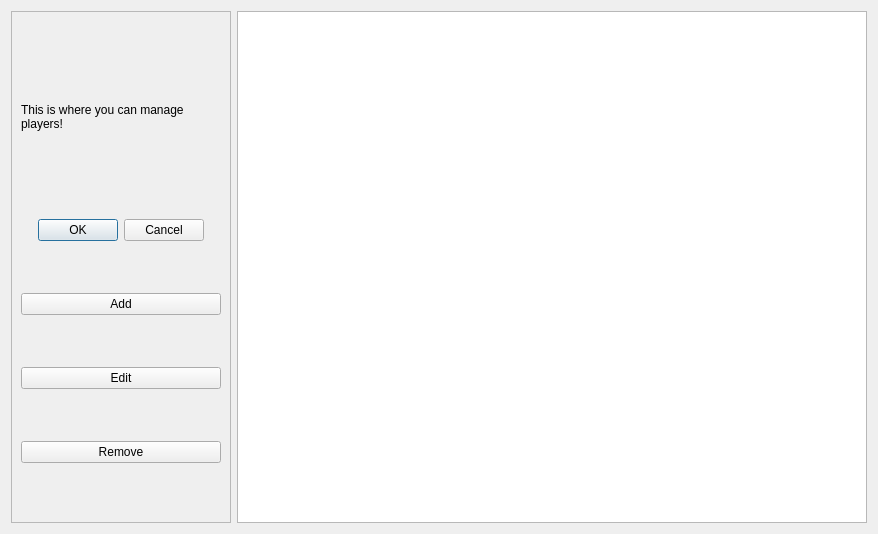
<?xml version="1.0" encoding="UTF-8"?>
<ui version="4.0">
 <class>ManagePlayerMenu</class>
 <widget class="QDialog" name="ManagePlayerMenu">
  <property name="geometry">
   <rect>
    <x>0</x>
    <y>0</y>
    <width>878</width>
    <height>534</height>
   </rect>
  </property>
  <property name="cursor">
   <cursorShape>ArrowCursor</cursorShape>
  </property>
  <property name="windowTitle">
   <string>Dialog</string>
  </property>
  <layout class="QGridLayout" name="gridLayout">
   <item row="0" column="2" colspan="2">
    <widget class="QListWidget" name="listWidget"/>
   </item>
   <item row="0" column="0">
    <widget class="QFrame" name="frame">
     <property name="maximumSize">
      <size>
       <width>220</width>
       <height>16777215</height>
      </size>
     </property>
     <property name="frameShape">
      <enum>QFrame::StyledPanel</enum>
     </property>
     <property name="frameShadow">
      <enum>QFrame::Raised</enum>
     </property>
     <layout class="QGridLayout" name="gridLayout_2">
      <item row="1" column="1" alignment="Qt::AlignHCenter">
       <widget class="QDialogButtonBox" name="buttonBox">
        <property name="orientation">
         <enum>Qt::Horizontal</enum>
        </property>
        <property name="standardButtons">
         <set>QDialogButtonBox::Cancel|QDialogButtonBox::Ok</set>
        </property>
       </widget>
      </item>
      <item row="4" column="1">
       <widget class="QPushButton" name="PlayerMenuRemove">
        <property name="text">
         <string>Remove</string>
        </property>
       </widget>
      </item>
      <item row="3" column="1">
       <widget class="QPushButton" name="PlayerMenuEdit">
        <property name="text">
         <string>Edit</string>
        </property>
       </widget>
      </item>
      <item row="2" column="1">
       <widget class="QPushButton" name="PlayerMenuAdd">
        <property name="text">
         <string>Add</string>
        </property>
       </widget>
      </item>
      <item row="0" column="1">
       <widget class="QLabel" name="label">
        <property name="maximumSize">
         <size>
          <width>16777215</width>
          <height>100</height>
         </size>
        </property>
        <property name="sizeIncrement">
         <size>
          <width>5</width>
          <height>5</height>
         </size>
        </property>
        <property name="text">
         <string>This is where you can manage players!</string>
        </property>
        <property name="wordWrap">
         <bool>true</bool>
        </property>
       </widget>
      </item>
     </layout>
    </widget>
   </item>
  </layout>
 </widget>
 <resources/>
 <connections>
  <connection>
   <sender>buttonBox</sender>
   <signal>accepted()</signal>
   <receiver>ManagePlayerMenu</receiver>
   <slot>accept()</slot>
   <hints>
    <hint type="sourcelabel">
     <x>248</x>
     <y>254</y>
    </hint>
    <hint type="destinationlabel">
     <x>157</x>
     <y>274</y>
    </hint>
   </hints>
  </connection>
  <connection>
   <sender>buttonBox</sender>
   <signal>rejected()</signal>
   <receiver>ManagePlayerMenu</receiver>
   <slot>reject()</slot>
   <hints>
    <hint type="sourcelabel">
     <x>316</x>
     <y>260</y>
    </hint>
    <hint type="destinationlabel">
     <x>286</x>
     <y>274</y>
    </hint>
   </hints>
  </connection>
 </connections>
</ui>
